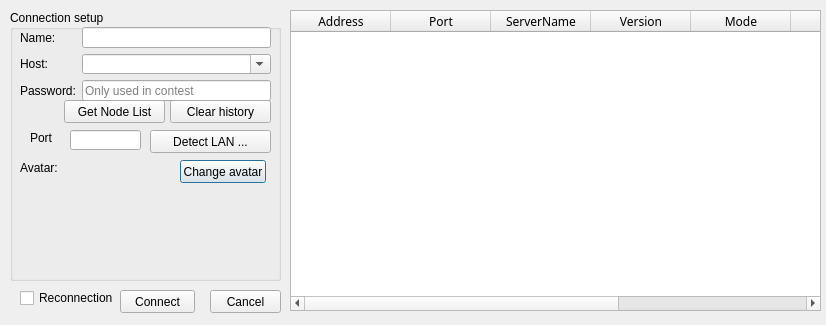
<?xml version="1.0" encoding="UTF-8"?>
<ui version="4.0">
 <class>ConnectionDialog</class>
 <widget class="QDialog" name="ConnectionDialog">
  <property name="windowModality">
   <enum>Qt::WindowModal</enum>
  </property>
  <property name="geometry">
   <rect>
    <x>0</x>
    <y>0</y>
    <width>826</width>
    <height>325</height>
   </rect>
  </property>
  <property name="windowTitle">
   <string>Connection setup</string>
  </property>
  <widget class="QGroupBox" name="groupBox">
   <property name="geometry">
    <rect>
     <x>10</x>
     <y>10</y>
     <width>271</width>
     <height>271</height>
    </rect>
   </property>
   <property name="title">
    <string>Connection setup</string>
   </property>
   <widget class="QLabel" name="portLabel">
    <property name="geometry">
     <rect>
      <x>20</x>
      <y>120</y>
      <width>24</width>
      <height>16</height>
     </rect>
    </property>
    <property name="text">
     <string>Port</string>
    </property>
   </widget>
   <widget class="QLineEdit" name="portLineEdit">
    <property name="geometry">
     <rect>
      <x>60</x>
      <y>120</y>
      <width>71</width>
      <height>20</height>
     </rect>
    </property>
   </widget>
   <widget class="QLabel" name="avatarLabel">
    <property name="geometry">
     <rect>
      <x>10</x>
      <y>150</y>
      <width>42</width>
      <height>16</height>
     </rect>
    </property>
    <property name="text">
     <string>Avatar:</string>
    </property>
   </widget>
   <widget class="QLabel" name="avatarPixmap">
    <property name="geometry">
     <rect>
      <x>60</x>
      <y>160</y>
      <width>100</width>
      <height>100</height>
     </rect>
    </property>
    <property name="minimumSize">
     <size>
      <width>100</width>
      <height>100</height>
     </size>
    </property>
    <property name="text">
     <string/>
    </property>
    <property name="scaledContents">
     <bool>true</bool>
    </property>
   </widget>
   <widget class="QPushButton" name="changeAvatarButton">
    <property name="geometry">
     <rect>
      <x>170</x>
      <y>150</y>
      <width>86</width>
      <height>23</height>
     </rect>
    </property>
    <property name="text">
     <string>Change avatar</string>
    </property>
   </widget>
   <widget class="QPushButton" name="detectLANButton">
    <property name="geometry">
     <rect>
      <x>140</x>
      <y>120</y>
      <width>121</width>
      <height>23</height>
     </rect>
    </property>
    <property name="text">
     <string>Detect LAN ...</string>
    </property>
   </widget>
   <widget class="QPushButton" name="clearHistoryButton">
    <property name="geometry">
     <rect>
      <x>160</x>
      <y>90</y>
      <width>101</width>
      <height>23</height>
     </rect>
    </property>
    <property name="text">
     <string>Clear history</string>
    </property>
   </widget>
   <widget class="QWidget" name="layoutWidget">
    <property name="geometry">
     <rect>
      <x>10</x>
      <y>17</y>
      <width>251</width>
      <height>74</height>
     </rect>
    </property>
    <layout class="QFormLayout" name="formLayout">
     <item row="0" column="0">
      <widget class="QLabel" name="nameLabel">
       <property name="text">
        <string>Name:</string>
       </property>
       <property name="buddy">
        <cstring>nameLineEdit</cstring>
       </property>
      </widget>
     </item>
     <item row="0" column="1">
      <widget class="QLineEdit" name="nameLineEdit"/>
     </item>
     <item row="1" column="0">
      <widget class="QLabel" name="hostLabel">
       <property name="text">
        <string>Host:</string>
       </property>
      </widget>
     </item>
     <item row="1" column="1">
      <widget class="QComboBox" name="hostComboBox">
       <property name="editable">
        <bool>true</bool>
       </property>
      </widget>
     </item>
     <item row="2" column="0">
      <widget class="QLabel" name="passwordLabel">
       <property name="text">
        <string>Password:</string>
       </property>
      </widget>
     </item>
     <item row="2" column="1">
      <widget class="QLineEdit" name="passwordLineEdit">
       <property name="echoMode">
        <enum>QLineEdit::Password</enum>
       </property>
       <property name="placeholderText">
        <string>Only used in contest</string>
       </property>
      </widget>
     </item>
    </layout>
   </widget>
   <widget class="QPushButton" name="getNodeListButton">
    <property name="geometry">
     <rect>
      <x>54</x>
      <y>90</y>
      <width>101</width>
      <height>23</height>
     </rect>
    </property>
    <property name="text">
     <string>Get Node List</string>
    </property>
   </widget>
  </widget>
  <widget class="QListWidget" name="avatarList">
   <property name="geometry">
    <rect>
     <x>290</x>
     <y>10</y>
     <width>531</width>
     <height>301</height>
    </rect>
   </property>
   <property name="iconSize">
    <size>
     <width>80</width>
     <height>80</height>
    </size>
   </property>
   <property name="movement">
    <enum>QListView::Static</enum>
   </property>
   <property name="viewMode">
    <enum>QListView::IconMode</enum>
   </property>
  </widget>
  <widget class="QPushButton" name="cancelButton">
   <property name="geometry">
    <rect>
     <x>210</x>
     <y>290</y>
     <width>71</width>
     <height>23</height>
    </rect>
   </property>
   <property name="text">
    <string>Cancel</string>
   </property>
  </widget>
  <widget class="QPushButton" name="connectButton">
   <property name="geometry">
    <rect>
     <x>120</x>
     <y>290</y>
     <width>75</width>
     <height>23</height>
    </rect>
   </property>
   <property name="text">
    <string>Connect</string>
   </property>
  </widget>
  <widget class="QCheckBox" name="reconnectionCheckBox">
   <property name="geometry">
    <rect>
     <x>20</x>
     <y>290</y>
     <width>95</width>
     <height>16</height>
    </rect>
   </property>
   <property name="text">
    <string>Reconnection</string>
   </property>
  </widget>
  <widget class="QTableWidget" name="nodeListTable">
   <property name="geometry">
    <rect>
     <x>290</x>
     <y>10</y>
     <width>531</width>
     <height>301</height>
    </rect>
   </property>
   <property name="font">
    <font>
     <family>宋体</family>
    </font>
   </property>
   <column>
    <property name="text">
     <string>Address</string>
    </property>
   </column>
   <column>
    <property name="text">
     <string>Port</string>
    </property>
   </column>
   <column>
    <property name="text">
     <string>ServerName</string>
    </property>
   </column>
   <column>
    <property name="text">
     <string>Version</string>
    </property>
   </column>
   <column>
    <property name="text">
     <string>Mode</string>
    </property>
   </column>
   <column>
    <property name="text">
     <string>Rooms</string>
    </property>
   </column>
   <column>
    <property name="text">
     <string>PLayers</string>
    </property>
   </column>
   <column>
    <property name="text">
     <string>Network</string>
    </property>
   </column>
  </widget>
 </widget>
 <tabstops>
  <tabstop>avatarList</tabstop>
 </tabstops>
 <resources/>
 <connections>
  <connection>
   <sender>cancelButton</sender>
   <signal>clicked()</signal>
   <receiver>ConnectionDialog</receiver>
   <slot>reject()</slot>
   <hints>
    <hint type="sourcelabel">
     <x>188</x>
     <y>273</y>
    </hint>
    <hint type="destinationlabel">
     <x>241</x>
     <y>158</y>
    </hint>
   </hints>
  </connection>
 </connections>
</ui>
